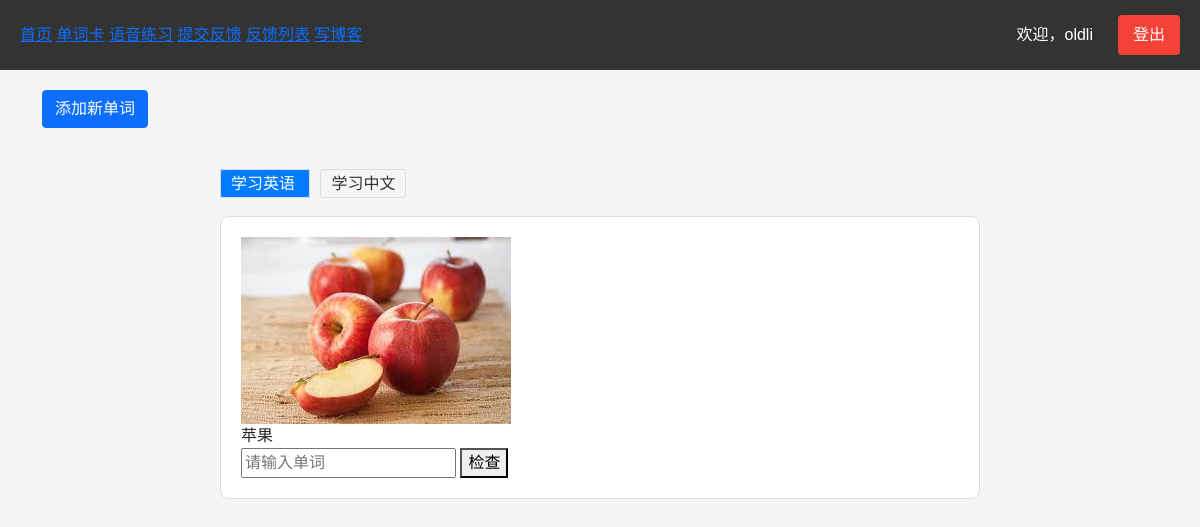
The app's page /zh-hans/flashcards/?lang=en (signed in) with its own data.
### flashcards/models.py (models this page shows, shortened)
class Card(models.Model):
    LANGUAGE_CHOICES = [
        ('zh', '中文'),
        ('en', '英文'),
    ]
    word = models.CharField(max_length=100, verbose_name='单词')
    translation = models.CharField(max_length=100, verbose_name='翻译')
    image = models.ImageField(upload_to='flashcards/', verbose_name='图片')
    pronunciation = models.FileField(upload_to='pronunciations/', blank=True, verbose_name='发音')
    example = models.TextField(verbose_name='例句', blank=True)
    language = models.CharField(max_length=2, choices=LANGUAGE_CHOICES, verbose_name='语言')
    created_at = models.DateTimeField(auto_now_add=True)
    class Meta:
        verbose_name = '单词卡'
        verbose_name_plural = '单词卡'

### flashcards/views.py (the view)
# urls.py: path('', views.study, name='study'),
@login_required
def study(request):
    study_language = request.GET.get('lang', 'en')
    learned_cards = UserProgress.objects.filter(
        user=request.user,
        is_mastered=True
    ).values_list('card_id', flat=True)
    available_cards = Card.objects.filter(
        language=study_language
    ).exclude(id__in=learned_cards)
    if not available_cards.exists():
        return render(request, 'flashcards/complete.html')
    card = random.choice(available_cards)
    return render(request, 'flashcards/study.html', {'card': card})

### flashcards/templates/flashcards/study.html (shortened to what this page needs)
{% extends 'base.html' %}
{% load i18n %}
{% block content %}
<div class="container">
    <div class="action-buttons mb-4">
        <a href="{% url 'flashcards:add_word' %}" class="btn btn-primary">
            {% trans "添加新单词" %}
        </a>
    </div>
<div class="flashcard-container">
    <div class="language-selector">
        <a href="?lang=en" class="{% if request.GET.lang == 'en' %}active{% endif %}">
            {% trans "学习英语" %}
        </a>
        <a href="?lang=zh" class="{% if request.GET.lang == 'zh' %}active{% endif %}">
            {% trans "学习中文" %}
        </a>
    </div>
    <div class="card">
        <div class="card-image">
            <img src="{{ card.image.url }}" alt="{{ card.word }}">
        </div>
        <div class="translation">
            {{ card.translation }}
        </div>
        <form method="post" action="{% url 'flashcards:check_answer' card.id %}">
            <input type="text" name="answer" placeholder="{% trans '请输入单词' %}" required>
            <button type="submit">{% trans "检查" %}</button>
        </form>
    </div>
</div>
{% endblock %}

### templates/base.html (shortened to what this page needs)
{% load i18n %}
<!DOCTYPE html>
<html lang="{{ LANGUAGE_CODE }}">
<head>
    <link href="https://cdn.jsdelivr.net/npm/bootstrap@5.1.3/dist/css/bootstrap.min.css" rel="stylesheet">
</head>
<body>
    <nav class="nav-container">
        <div class="main-nav">
            <a href="/">{% trans "首页" %}</a>
            <a href="{% url 'flashcards:study' %}">{% trans "单词卡" %}</a>
            <a href="{% url 'speech:practice' %}">{% trans "语音练习" %}</a>
            <a href="{% url 'feedback:submit' %}">{% trans "提交反馈" %}</a>
            <a href="{% url 'feedback:list' %}">{% trans "反馈列表" %}</a>
            <a href="{% url 'blog:write' %}" class="nav-item">{% trans "写博客" %}</a>
        </div>
        <div class="auth-nav">
            {% if user.is_authenticated %}
                <span>{% trans "欢迎，" %}{{ user.username }}</span>
                <a href="{% url 'accounts:logout' %}" class="logout-btn">{% trans "登出" %}</a>
            {% else %}
                <a href="{% url 'accounts:login' %}" class="login-btn">{% trans "登录" %}</a>
                <a href="{% url 'accounts:register' %}" class="register-btn">{% trans "注册" %}</a>
            {% endif %}
        </div>
    </nav>
    <div id="content">
        {% block content %}
        {% endblock %}
    </div>
</body>
</html>

### templates/base.html (style rules this page uses)
body { margin: 0; padding: 0; font-family: Arial, sans-serif; background-color: #f5f5f5; }
.nav-container { background-color: #333; padding: 15px 20px; width: 100%; box-sizing: border-box; display: flex; justify-content: space-between; align-items: center; position: fixed; top: 0; left: 0; z-index: 1000; }
.auth-nav { display: flex; gap: 15px; align-items: center; }
.auth-nav span { color: white; margin-right: 10px; }
.auth-nav a { color: white; text-decoration: none; padding: 8px 15px; border-radius: 4px; transition: all 0.3s; }
.auth-nav a.logout-btn { background-color: #f44336; }
#content { margin-top: 70px; padding: 20px; }
.flashcard-container { max-width: 800px; margin: 0 auto; padding: 20px; }
.card { border: 1px solid #ddd; padding: 20px; margin: 20px 0; border-radius: 8px; }
.card-image img { max-width: 100%; height: auto; }
.language-selector { margin-bottom: 20px; }
.language-selector a { padding: 5px 10px; margin-right: 10px; text-decoration: none; color: #333; border: 1px solid #ddd; border-radius: 3px; }
.language-selector a.active { background-color: #007bff; color: white; }

### records on screen
Card: image (picture), translation "苹果"

### other values on screen
{{ user.username }} "oldli"
